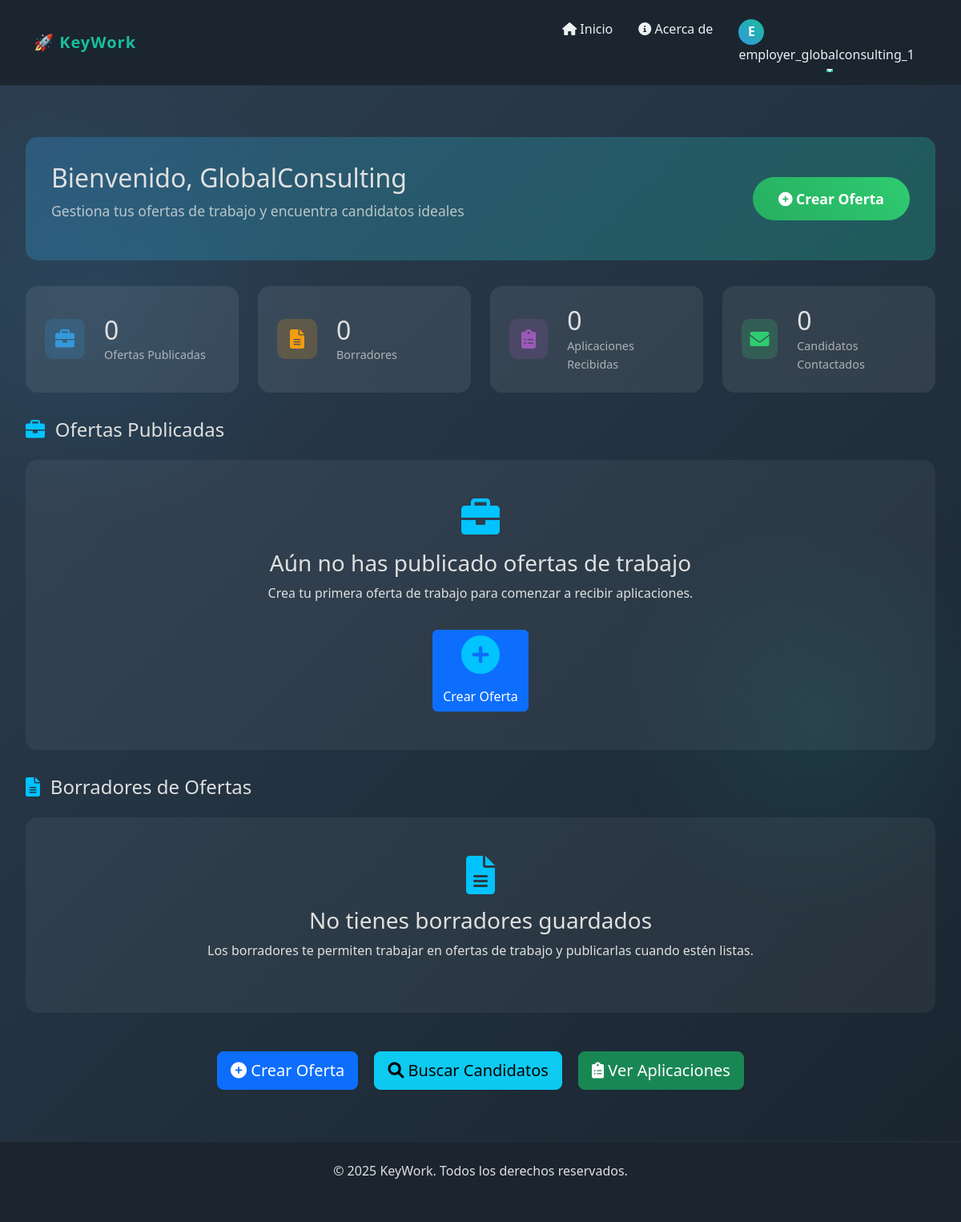
Before: /employer/ (signed in) with the older database file.
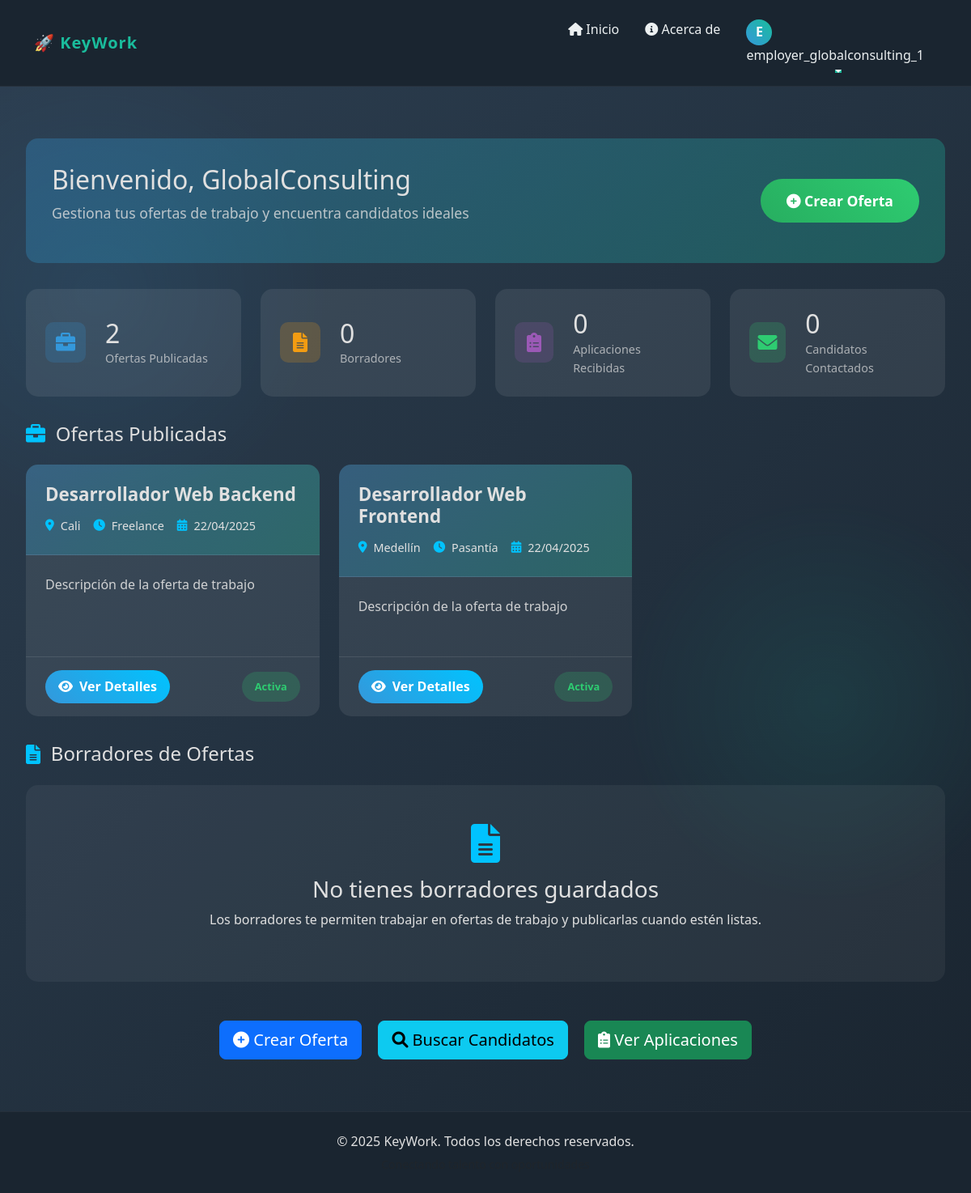
After: the same page with the newer database file.
### UserManagement/models.py (models this page shows, shortened)
class BaseProfile(models.Model):
    user = models.OneToOneField(User, on_delete=models.CASCADE, related_name="%(class)s_profile")
    created_at = models.DateTimeField(auto_now_add=True)
    updated_at = models.DateTimeField(auto_now=True)
    profile_completed = models.BooleanField(default=False)
    class Meta:
        abstract = True

class EmployerProfile(BaseProfile):
    company_name = models.CharField(max_length=100, blank=True, null=True)
    industry = models.CharField(max_length=100, blank=True, null=True)
    COMPANY_SIZE_CHOICES = (
        ('1-10', '1-10 empleados'),
        ('11-50', '11-50 empleados'),
        ('51-200', '51-200 empleados'),
        ('201-500', '201-500 empleados'),
        ('501-1000', '501-1000 empleados'),
        ('1000+', 'Más de 1000 empleados'),
    )
    company_size = models.CharField(max_length=10, choices=COMPANY_SIZE_CHOICES, blank=True, null=True)
    company_website = models.URLField(blank=True, null=True)
    company_description = models.TextField(blank=True, null=True)
    company_logo = models.ImageField(upload_to='company_logos/', blank=True, null=True)
    company_location = models.CharField(max_length=150, blank=True, null=True)
    class Meta:
        verbose_name = "Perfil de Empleador"
        verbose_name_plural = "Perfiles de Empleadores"
        indexes = [
            models.Index(fields=['profile_completed']),
        ]

### JobSeekerPortal/models.py (models this page shows, shortened)
class JobOffer(models.Model):
    title = models.CharField(max_length=200)
    company = models.CharField(max_length=200)
    location = models.CharField(max_length=200)
    description = models.TextField()
    requirements = models.TextField()
    salary_range = models.CharField(max_length=100, blank=True, null=True)
    required_skills = models.TextField(blank=True, null=True)
    job_type = models.CharField(max_length=50, choices=[
        ('full_time', 'Tiempo completo'),
        ('part_time', 'Medio tiempo'),
        ('contract', 'Contrato'),
        ('freelance', 'Freelance'),
        ('internship', 'Pasantía'),
    ])
    remote = models.BooleanField(default=False)
    created_at = models.DateTimeField(auto_now_add=True)
    expires_at = models.DateTimeField()
    active = models.BooleanField(default=True)
    class Meta:
        ordering = ['-created_at']

### EmployerPortal/views.py (the view)
# urls.py: path('', views.employer_dashboard, name='employer_dashboard'),
@login_required
def employer_dashboard(request):
    try:
        employer_profile = EmployerProfile.objects.get(user=request.user)
    except EmployerProfile.DoesNotExist:
        messages.error(request, 'Solo los empleadores pueden acceder a esta sección.')
        return redirect('home')
    job_offers = JobOffer.objects.filter(company=employer_profile.company_name)
    drafts = JobOfferDraft.objects.filter(employer=employer_profile)
    applications_count = JobApplication.objects.filter(job_offer__in=job_offers).count()
    contacted_candidates = CandidateMatch.objects.filter(job_offer__in=job_offers, contacted=True).count()
    return render(request, 'EmployerPortal/dashboard.html', {
        'profile': employer_profile,
        'job_offers': job_offers,
        'drafts': drafts,
        'applications_count': applications_count,
        'contacted_candidates': contacted_candidates
    })

### EmployerPortal/templates/EmployerPortal/dashboard.html (shortened to what this page needs)
{% extends 'base.html' %}
{% block content %}
<div class="dashboard-container">
    <div class="welcome-banner">
        <div class="welcome-text">
            <h1>Bienvenido, {{ profile.company_name }}</h1>
            <p>Gestiona tus ofertas de trabajo y encuentra candidatos ideales</p>
        </div>
        <a href="{% url 'create_job_offer' %}" class="create-job-btn">
            <i class="fas fa-plus-circle"></i> Crear Oferta
        </a>
    </div>
    <div class="stats-cards">
        <div class="stat-card">
            <div class="stat-icon jobs">
                <i class="fas fa-briefcase"></i>
            </div>
            <div class="stat-info">
                <h3>{{ job_offers|length }}</h3>
                <p>Ofertas Publicadas</p>
            </div>
        </div>
        <div class="stat-card">
            <div class="stat-icon drafts">
                <i class="fas fa-file-alt"></i>
            </div>
            <div class="stat-info">
                <h3>{{ drafts|length }}</h3>
                <p>Borradores</p>
            </div>
        </div>
        <div class="stat-card">
            <div class="stat-icon applications">
                <i class="fas fa-clipboard-list"></i>
            </div>
            <div class="stat-info">
                <h3>{{ applications_count }}</h3>
                <p>Aplicaciones Recibidas</p>
            </div>
        </div>
        <div class="stat-card">
            <div class="stat-icon contacts">
                <i class="fas fa-envelope"></i>
            </div>
            <div class="stat-info">
                <h3>{{ contacted_candidates }}</h3>
                <p>Candidatos Contactados</p>
            </div>
        </div>
    </div>
    <h2 class="section-heading">
        <i class="fas fa-briefcase"></i> Ofertas Publicadas
    </h2>
    {% if job_offers %}
        <div class="content-grid">
            {% for job in job_offers %}
                <div class="content-card">
                    <div class="card-header">
                        <h2>{{ job.title }}</h2>
                        <div class="job-meta">
                            <div class="job-meta-item">
                                <i class="fas fa-map-marker-alt"></i> {{ job.location }}
                            </div>
                            <div class="job-meta-item">
                                <i class="fas fa-clock"></i> {{ job.get_job_type_display }}
                            </div>
                            <div class="job-meta-item">
                                <i class="fas fa-calendar-alt"></i> {{ job.created_at|date:"d/m/Y" }}
                            </div>
                        </div>
                    </div>
                    <div class="card-body">
                        <div class="job-description">
                            {{ job.description|truncatewords:25 }}
                        </div>
                    </div>
                    <div class="card-footer">
                        <a href="{% url 'view_job_offer' job.id %}" class="btn-view">
                            <i class="fas fa-eye"></i> Ver Detalles
                        </a>
                        {% if job.active %}
                            <span class="status-badge status-active">Activa</span>
                        {% else %}
                            <span class="status-badge status-expired">Inactiva</span>
                        {% endif %}
                    </div>
                </div>
            {% endfor %}
        </div>
    {% else %}
        <div class="empty-state">
            <i class="fas fa-briefcase"></i>
            <h3>Aún no has publicado ofertas de trabajo</h3>
            <p>Crea tu primera oferta de trabajo para comenzar a recibir aplicaciones.</p>
            <a href="{% url 'create_job_offer' %}" class="btn btn-primary mt-3">
                <i class="fas fa-plus-circle"></i> Crear Oferta
            </a>
        </div>
    {% endif %}
    <h2 class="section-heading">
        <i class="fas fa-file-alt"></i> Borradores de Ofertas
    </h2>
    {% if drafts %}
        <div class="content-grid">
            {% for draft in drafts %}
                <div class="content-card">
                    <div class="card-header">
                        <h2>{{ draft.title }}</h2>
                        <div class="job-meta">
                            <div class="job-meta-item">
                                <i class="fas fa-map-marker-alt"></i> {{ draft.location }}
                            </div>
                            <div class="job-meta-item">
                                <i class="fas fa-clock"></i> {{ draft.get_job_type_display }}
                            </div>
                            <div class="job-meta-item">
                                <i class="fas fa-calendar-alt"></i> Modificado: {{ draft.updated_at|date:"d/m/Y" }}
                            </div>
                        </div>
                    </div>
                    <div class="card-body">
                        <div class="job-description">
                            {{ draft.description|truncatewords:25 }}
                        </div>
                    </div>
                    <div class="card-footer">
                        <a href="{% url 'edit_job_draft' draft.id %}" class="btn-edit">
                            <i class="fas fa-edit"></i> Editar
                        </a>
                        <span class="status-badge status-draft">Borrador</span>
                    </div>
                </div>
            {% endfor %}
        </div>
    {% else %}
        <div class="empty-state">
            <i class="fas fa-file-alt"></i>
            <h3>No tienes borradores guardados</h3>
            <p>Los borradores te permiten trabajar en ofertas de trabajo y publicarlas cuando estén listas.</p>
        </div>
    {% endif %}
    <div class="action-buttons mt-5 text-center">
        <a href="{% url 'create_job_offer' %}" class="btn btn-lg btn-primary me-3">
            <i class="fas fa-plus-circle"></i> Crear Oferta
        </a>
        <a href="{% url 'find_candidates' %}" class="btn btn-lg btn-info me-3">
            <i class="fas fa-search"></i> Buscar Candidatos
        </a>
        <a href="{% url 'view_applications' %}" class="btn btn-lg btn-success">
            <i class="fas fa-clipboard-list"></i> Ver Aplicaciones
        </a>
    </div>
</div>
{% endblock %}

### KeyWork/templates/base.html (shortened to what this page needs)
<!DOCTYPE html>
<html lang="en">
<head>
    <link href="https://cdn.jsdelivr.net/npm/bootstrap@5.3.0-alpha1/dist/css/bootstrap.min.css" rel="stylesheet">
    <link rel="stylesheet" href="https://cdnjs.cloudflare.com/ajax/libs/font-awesome/6.0.0-beta3/css/all.min.css">
</head>
<body>
    <nav class="navbar navbar-expand-lg navbar-dark">
        <div class="container">
            <a class="navbar-brand" href="{% url 'home' %}">🚀 KeyWork</a>
            <div class="collapse navbar-collapse" id="navbarNav">
                <ul class="navbar-nav ms-auto">
                    <li class="nav-item">
                        <a class="nav-link" href="{% url 'home' %}">
                            <i class="fas fa-home"></i> Inicio
                        </a>
                    </li>
                    <li class="nav-item">
                        <a class="nav-link" href="{% url 'about' %}">
                            <i class="fas fa-info-circle"></i> Acerca de
                        </a>
                    </li>
                    {% if user.is_authenticated %}
                        <li class="nav-item dropdown">
                            <a class="nav-link dropdown-toggle" href="#" id="userDropdown" role="button" data-bs-toggle="dropdown" aria-expanded="false">
                                <span class="user-avatar">{{ user.username|first|upper }}</span>
                                {{ user.username }}
                            </a>
                        </li>
                    {% endif %}
                </ul>
            </div>
        </div>
    </nav>
    <div class="main-content">
        {% block content %}{% endblock %}
    </div>
    <footer class="footer">
        <div class="container">
            <div class="row">
                <div class="col-md-12">
                    <p class="mb-1">&copy; 2025 KeyWork. Todos los derechos reservados.</p>
                    <p class="mb-0 text-muted small">Conectando talento con oportunidades</p>
                </div>
            </div>
        </div>
    </footer>
</body>
</html>

### KeyWork/templates/base.html (style rules this page uses)
:root { --primary: #2C3E50; --secondary: #3498DB; --accent: #1ABC9C; --light: #ECF0F1; --dark: #1A2530; --gradient-start: #3498DB; --gradient-end: #1ABC9C; --card-bg: rgba(255, 255, 255, 0.08); --text: #E0E0E0; }
body { display: flex; flex-direction: column; min-height: 100vh; font-family: 'Segoe UI', Tahoma, Geneva, Verdana, sans-serif; background-color: var(--dark); color: var(--text); line-height: 1.6; }
.main-content { flex: 1; background: linear-gradient(135deg, var(--primary), var(--dark)); color: var(--text); padding: 2rem 0; position: relative; overflow: hidden; }
.main-content::before { content: ""; position: absolute; top: 0; left: 0; width: 100%; height: 100%; background: radial-gradient(circle at 10% 20%, var(--gradient-start) 0%, transparent 20%), radial-gradient(circle at 85% 60%, var(--gradient-end) 0%, transparent 20%); opacity: 0.1; z-index: 0; }
.main-content > div { position: relative; z-index: 1; }
.navbar { background-color: var(--dark) !important; box-shadow: 0 4px 20px rgba(0, 0, 0, 0.15); border-bottom: 1px solid rgba(255, 255, 255, 0.05); padding: 1rem 0; }
.navbar-brand { font-weight: bold; color: var(--accent) !important; letter-spacing: 1px; transition: all 0.3s ease; }
.nav-link { color: var(--light) !important; transition: all 0.3s ease; margin: 0 8px; position: relative; padding: 0.5rem 0.75rem; border-radius: 4px; }
.nav-link::after { content: ''; position: absolute; width: 0; height: 2px; bottom: 0; left: 50%; background-color: var(--accent); transition: all 0.3s ease; transform: translateX(-50%); }
.footer { background-color: var(--dark); color: var(--text); padding: 1.5rem 0; text-align: center; border-top: 1px solid rgba(255, 255, 255, 0.05); }
.user-avatar { width: 32px; height: 32px; border-radius: 50%; background: linear-gradient(45deg, var(--secondary), var(--accent)); display: flex; align-items: center; justify-content: center; color: white; font-weight: bold; margin-right: 0.5rem; }

Changed rows visible on the page:
added JobOffer: title "Desarrollador Web Backend", location "Cali", job_type "Freelance", created_at "22/04/2025", description "Descripción de la oferta de trabajo", active "Activa"
added JobOffer: title "Desarrollador Web Frontend", location "Medellín", job_type "Pasantía", created_at "22/04/2025", description "Descripción de la oferta de trabajo", active "Activa"
Other visible differences:
{{ job_offers|length }}: "0" → "2"
text no longer shown: "Aún no has publicado ofertas de trabajo Crea tu primera oferta de trabajo para comenzar a recibir aplicaciones. Crear Oferta"
